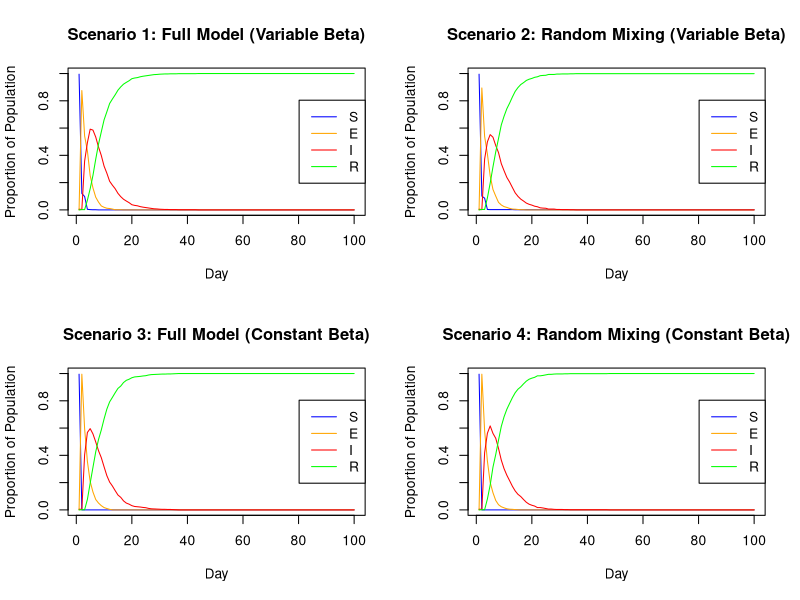

This chart was generated by the following R code:
#  Statistical Programming Group Project 2
#  Group 18 Members and Contributions:
#  Farah Nur Jannah Binti Farok (S2891743): Sections 1 and 2
#  Marta Gorecka (S1866561): Sections 2 & 3
#  Farell Zevic (S2810226): Sections 4 and 5
############################################################

# 1. Household distribution

set.seed(0)
n <- 1000 # population test size
hmax <- 5 # max household size
h <- rep(1:(n %/% hmax + 1), sample(1:hmax, n %/% hmax + 1, replace=TRUE))[1:n]
# n %/% hmax is the min num of households needed if all had hmax people
# +1 to have extra households in case division is not exact
# replace=TRUE allows repeated household sizes
# [1:n] trims the vector to exactly n people

# 2.  Network of regular contacts
# function to generate non-household contacts
beta <- runif(n, 0, 1) #n vector of βi
get.net <- function(beta, h, nc = 15) {
  # beta = sociability vector all individuals
  # h = household membership vector
  # nc = average number of non-household contacts per person
  n <- length(beta) # total number of people
  bm <- mean(beta) # mean of vector beta
  contacts <- vector("list", n) # create empty list for each person
  
  for (i in seq_len(n)) {
    non_household <- which(h != h[i]) # identify people NOT in the same household as person i
    probij <- nc * beta[i] * beta[non_household] / (bm^2 * (n-1)) # probability links
    isampled <- runif(length(non_household)) < probij # randomly sample which non-householders to pick
    sampled <- non_household[isampled] # sampled non-householders
    contacts[[i]] <- sampled
    #contacts[[i]] <- sample(non_household, nc, probij) # sample contacts from non_household population with probability probij
    
  }
  
  # make the link bidirectional
  # ensure if person i lists person j as a contact, then person j also lists person i as a contact
  for (i in 1:n) {
    for (j in contacts[[i]] ) {
      # check if the reverse link (j -> i) already exists
      if (! (i %in% contacts[[j]]) ) { 
        contacts[[j]] <- c(contacts[[j]], i) # add i to j's contact list if bidirectional link does not exist
      }}}
  return(contacts) 
}

# 3. SEIR model implementation
# n = number of people
# βi = sociability parameter for ith person
# h = n vector of indicating which household the person belongs to
# beta = n vector of βi; nt = number of days to simulate 
# pinf = proportion of the initial population to *randomly* start in th eI state

## NOT FINISHED, To Be Completed
alink = get.net(beta, h, nc = 15) # non-household contacts

nseir <- function(beta, h, alink, alpha=c(.1,.01,.01), delta=.2, gamma=.4, nc=15, nt = 100, pinf = .005) {
  n<-length(beta)
  x<-rep(0L,n) # vector x to store the infection state
  ni = round(pinf*n) # number of infected people
  iinf <- sample(1:n,ni) # randomly select the infectious people
  x[iinf] <- 2 # set those infected people to stage "2" (E->I)
  
  S <- E <- I <- R <- numeric(nt) ## set up storage for pop in each state
  S[1] <- n-ni; I[1]<-ni
  
  # from LECTURE NOTES for inspiration
  for (i in 2:nt) { ## loop over days
    u <- runif(n) ## uniform random deviates
    x[x==2 & u < delta] <- 3 ## I -> R with prob delta
    x[x==1 & u < gamma] <- 2 ## E -> I with prob gamma
    x[x==0 & runif(n) < beta*I[i-1]] <- 1 ## S -> E with prob beta*I[i-1]
    S[i] <- sum(x==0); E[i] <- sum(x==1)
    I[i] <- sum(x==2); R[i] <- sum(x==3)
  }
  return(list(S=S,E=E,I=I,R=R,t=1:nt))
}

# 4. Visualization of SEIR population states
plot.nseir <- function(result, main_title) {
  n <- result$S[1] + result$E[1] + result$I[1] + result$R[1]
  
  plot(result$t, result$S / n, type = "l", col = "blue",
       xlab = "Day", ylab = "Proportion of Population",
       ylim = c(0, 1), main = main_title)
  lines(result$t, result$E / n, col = "orange")
  lines(result$t, result$I / n, col = "red")
  lines(result$t, result$R / n, col = "green")
  
  legend("right", legend = c("S", "E", "I", "R"),
         col = c("blue", "orange", "red", "green"), lty = 1)
}

# 5. Scenario-based SEIR model comparison
set.seed(42)

n <- 1000
nt <- 100
beta_vector <- runif(n, 0, 1)
h_households <- rep(1:(n %/% 5 + 1), sample(1:5, n %/% 5 + 1, replace=TRUE)) [1:n]
beta_bar_vector <- rep(mean(beta_vector), n)

par(mfrow = c(2, 2))

# Scenario 1: full model with variable beta
alink_full <- get.net(beta = beta_vector, h = h_households)
result_full <- nseir(beta = beta_vector, h = h_households, alink = alink_full)
plot.nseir(result_full, "Scenario 1: Full Model (Variable Beta)")

# Scenario 2: random mixing with variable beta
alpha_random_mixing <- c(0, 0, 0.02)
result_random <- nseir(beta = beta_vector, h = h_households, alink = alink_full,
                       alpha = alpha_random_mixing)
plot.nseir(result_random, "Scenario 2: Random Mixing (Variable Beta)")

# Scenario 3: full fodel with constant beta
alink_homog <- get.net(beta = beta_bar_vector, h = h_households)
result_homog <- nseir(beta = beta_bar_vector, h = h_households, alink = alink_homog)
plot.nseir(result_homog, "Scenario 3: Full Model (Constant Beta)")

# Scenario 4: random mixing with constant beta
result_rand_homog <- nseir(beta = beta_bar_vector, h = h_households, alink = alink_homog,
                           alpha = alpha_random_mixing)
plot.nseir(result_rand_homog, "Scenario 4: Random Mixing (Constant Beta)")
par(mfrow = c(1, 1))
